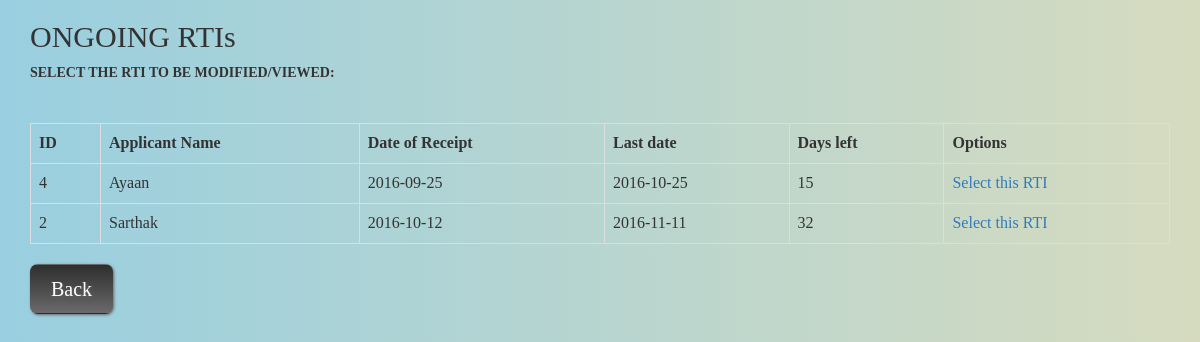
The page /ongoing_rti/ongoing_rti.php (signed in) on the database its author committed.
### tables this page shows
CREATE TABLE `add_rti` (
  `id` int(11) NOT NULL,
  `name` varchar(30) NOT NULL,
  `gender` varchar(15) NOT NULL,
  `address` varchar(100) NOT NULL,
  `pin_code` int(11) NOT NULL,
  `state` varchar(20) NOT NULL,
  `country` varchar(10) NOT NULL,
  `phone_no` varchar(15) NOT NULL,
  `mobile` varchar(15) NOT NULL,
  `email` varchar(40) NOT NULL,
  `citizenship` varchar(15) NOT NULL,
  `date_of_receipt` date NOT NULL,
  `date_of_receipt_cio` date NOT NULL,
  `timespan` int(11) NOT NULL,
  `fee_enclosed` varchar(10) NOT NULL,
  `fee_deposit_date` date NOT NULL,
  `pay_mode` varchar(20) NOT NULL,
  `archive` int(11) DEFAULT NULL,
  `closed` int(11) DEFAULT NULL,
  `post` varchar(10) NOT NULL
);

### ongoing_rti/ongoing_rti.php (the view, shortened to what this page needs)
<?php
	$account_type = $_SESSION['login_access'];
	if(!isset($_SESSION['login_access'])){
		header("location: ../errors/no_file.php");
	}
	else {
?>
	<html>
		<head>
			<link rel="stylesheet" href="../bootstrap/css/bootstrap.min.css">
			<link rel="stylesheet" href="../css/background.css">
		</head>
		<body>
			<?php
				include '../db/config_database.php';
				echo "<div class='container'>";
					echo "<h2>ONGOING RTIs</h2>" ;
					echo "<marquee><strong>SELECT THE RTI TO BE MODIFIED/VIEWED: </strong></marquee><br><br>";
					if($account_type == 'Admin'){
						$query = " SELECT * FROM add_rti order by date_of_receipt";
						$res = mysqli_query($con, $query);
						echo "<table class='table table-hover table-bordered'>" ;
						echo "<tr>
							<th>ID</th>
							<th>Applicant Name</th>
							<th>Date of Receipt</th>
							<th>Last date</th>
							<th>Days left</th>
							<th>Options</th>
						</tr>";
						while ($r = mysqli_fetch_assoc($res)) {
							if ($r['archive'] == 0) {
								$d1 = strtotime("$r[date_of_receipt]");
								$mth = 0;
								$day = 30;
								$yr = 0;
								$d2 = date('Y-m-d h:i:s',mktime(date('h',$d1),date('i',$d1),date('s',$d1),date('m',$d1)+$mth,date('d',$d1)+$day,date('Y',$d1)+$yr));
								$a = strtotime($d2);
								$b = strtotime(date('Y-m-d h:i:s'));
								$d3 = floor(($a-$b)/86400);
								echo "<tr>";
								echo "<td>".$r['id']."</td>";
								echo "<td>".$r['name']."</td>";
								echo "<td>".$r['date_of_receipt']."</td>";
								echo "<td>".date("Y-m-d",strtotime($d2))."</td>";
								echo "<td>".$d3."</td>";
								echo "<td><a href='ongoing_rti_option.php?id=".$r['id']."'>Select this RTI</a></td>";
								echo "</tr>";
							}
						}
						echo "</table>";
						echo "<a href='../select_option.php' class=btn >Back</a>";
					}
			?>
				</div>
		</body>
	</html>
<?php
	}
?>

### css/background.css (style rules this page uses)
body { font-family: Lora; background: #99cfe0; background: -moz-linear-gradient(left, #f9cfe0 0%, #d6dbbf 100%); background: -webkit-linear-gradient(left, #99cfe0 0%,#d6dbbf 100%); background: linear-gradient(to right, #99cfe0 0%,#d6dbbf 100%); }
.btn { background: #2d2e2e; background-image: -webkit-linear-gradient(top, #2d2e2e, #6b696b); background-image: -moz-linear-gradient(top, #2d2e2e, #6b696b); background-image: -ms-linear-gradient(top, #2d2e2e, #6b696b); background-image: -o-linear-gradient(top, #2d2e2e, #6b696b); background-image: linear-gradient(to bottom, #2d2e2e, #6b696b); -webkit-border-radius: 8; -moz-border-radius: 8; border-radius: 8px; text-shadow: 1px 1px 3px #616161; -webkit-box-shadow: 1px 1px 3px #666666; -moz-box-shadow: 1px 1px 3px #666666; box-shadow: 1px 1px 3px #666666; font-family: Georgia; color: #ffffff; font-size: 20px; padding: 10px 20px 10px 20px; text-decoration: none; cursor: pointer; }

### rows shown on the page
add_rti: id "4", name "Ayaan", date_of_receipt "2016-09-25", date("Y-m-d",strtotime($d2)) "2016-10-25"
add_rti: id "2", name "Sarthak", date_of_receipt "2016-10-12", date("Y-m-d",strtotime($d2)) "2016-11-11"
